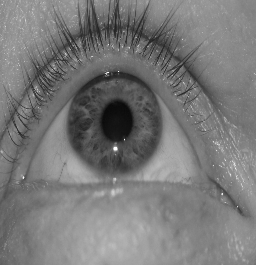
#> input picture CASIA_Iris_Image_Dataset/training/45.png, 256 x 265 px; its folder holds only this picture in this run
$ python main.py
#> lines starting #> are read from the running program, lines starting #| are printed output that depends on the picture; after the words box and inside, x2 and y2 are one past the last pixel; in counts of white or black regions, pixels touching at a corner belong together
### IrisLocalization.py

# coding: utf-8

import cv2
import numpy as np
import glob
import math
from scipy.spatial import distance
from sklearn.discriminant_analysis import LinearDiscriminantAnalysis as LDA
import matplotlib.pyplot as plt
import pandas as pd
from sklearn import metrics

def IrisLocalization(images):
    #convert image to a color image
    target = [cv2.cvtColor(img, cv2.COLOR_BGR2GRAY) for img in images]
    boundary=[] #initialize empty list that will eventually contain all the images with boundaries
    centers=[] #initialize empty list that will contain the centers of the boundary circles
    for img in target:

        draw_img=img

        # remove noise by blurring the image
        blur = cv2.bilateralFilter(img, 9,75,75)
        img=blur

        #estimate the center of pupil
        horizontalProjection = np.mean(img,0);
        verticalProjection = np.mean(img,1);
        center_x=horizontalProjection.argmin()
        center_y=verticalProjection.argmin()

        #recalculate of pupil by concentrating on a 120X120 area
        centrecrop_x = img[center_x-60:center_x+60]
        centrecrop_y = img[center_y-60:center_y+60]
        horizontalProjection = np.mean(centrecrop_y,0);
        verticalProjection = np.mean(centrecrop_x,0);
        crop_center_x=horizontalProjection.argmin()
        crop_center_y=verticalProjection.argmin()

        cimg=img.copy()
        cv2.circle(cimg,(crop_center_x,crop_center_y),1,(255,0,0),2)

        #apply Canny edge detector on the masked image
        maskimage = cv2.inRange(img, 0, 70)
        output = cv2.bitwise_and(img, maskimage)
        edged = cv2.Canny(output, 100, 220)

        # Apply Hough transform to find potential boundaries of pupil
        circles = cv2.HoughCircles(edged, cv2.HOUGH_GRADIENT, 10, 100)

        #define the center of the pupil
        a = (crop_center_x,crop_center_y)

        out = img.copy()
        min_dst=math.inf
        for i in circles[0]:
            #find the circle whose center is closest to the approx center found above
            b=(i[0],i[1])
            dst = distance.euclidean(a, b)
            if dst<min_dst:
                min_dst=dst
                k=i

        #draw the inner boundary
        cv2.circle(draw_img, (int(k[0]), int(k[1])), int(k[2]), (255, 0, 0), 3)

        pupil=circles[0][0]
        radius_pupil = int(k[2])

        #draw the outer boundary, which is approximately found to be at a distance 53 from the inner boundary
        cv2.circle(draw_img, (int(k[0]), int(k[1])), radius_pupil + 53, (255, 0, 0), 3)
        boundary.append(draw_img)
        centers.append([k[0],k[1],k[2]])
    return boundary,centers

### IrisNormalization.py

# coding: utf-8
import cv2
import numpy as np
import glob
import math
from scipy.spatial import distance
from sklearn.discriminant_analysis import LinearDiscriminantAnalysis as LDA
import matplotlib.pyplot as plt
import pandas as pd
from sklearn import metrics

def IrisNormalization(boundary,centers):
    target = [img for img in boundary]
    normalized=[]
    cent=0
    for img in target:
        #load pupil centers and radius of inner circles
        center_x = centers[cent][0]
        center_y = centers[cent][1]
        radius_pupil=int(centers[cent][2])

        iris_radius = 53 # width of space between inner and outer boundary

        #define equally spaced interval to iterate over
        nsamples = 360
        samples = np.linspace(0,2*np.pi, nsamples)[:-1]
        polar = np.zeros((iris_radius, nsamples))
        for r in range(iris_radius):
            for theta in samples:
                #get x and y for values on inner boundary
                x = (r+radius_pupil)*np.cos(theta)+center_x
                y = (r+radius_pupil)*np.sin(theta)+center_y
                x=int(x)
                y=int(y)
                try:
                #convert coordinates
                    polar[r][int((theta*nsamples)/(2*np.pi))] = img[y][x]
                except IndexError: #ignores values which lie out of bounds
                    pass
                continue
        res = cv2.resize(polar,(512,64))
        normalized.append(res)
        cent+=1
    return normalized #returns a list of 64x512 normalized images

### ImageEnhancement.py

# coding: utf-8

import cv2
import numpy as np
import glob
import math
from scipy.spatial import distance
from sklearn.discriminant_analysis import LinearDiscriminantAnalysis as LDA
import matplotlib.pyplot as plt
import pandas as pd
from sklearn import metrics

#Equalizes the histogram of the image
def ImageEnhancement(normalized):
    enhanced=[]
    for res in normalized:
        res = res.astype(np.uint8)
        im=cv2.equalizeHist(res)
        enhanced.append(im)
    return enhanced

### FeatureExtraction.py
import cv2
import numpy as np
import glob
import math
import scipy
from scipy.spatial import distance
from scipy import signal
from sklearn.discriminant_analysis import LinearDiscriminantAnalysis as LDA
import matplotlib.pyplot as plt
import pandas as pd
from sklearn import metrics


#modulating function as defined in paper
def m(x ,y, f):
    val = np.cos(2*np.pi*f*math.sqrt(x **2 + y**2))
    return val
#spatial filter as defined in paper
def gabor(x, y, dx, dy, f):
    gb = (1/(2*math.pi*dx*dy))*np.exp(-0.5*(x**2 / dx**2 + y**2 / dy**2)) * m(x, y, f)
    return gb

#function to calculate spatial filter over 8x8 blocks
def spatial(f,dx,dy):
    sfilter=np.zeros((8,8))
    for i in range(8):
        for j in range(8):
            sfilter[i,j]=gabor((-4+j),(-4+i),dx,dy,f)
    return sfilter

def get_vec(convolvedtrain1,convolvedtrain2):
    feature_vec=[]
    for i in range(6):
            for j in range(64):
                #Run 8 by 8 filtered block iteratively over the entire image
                start_height = i*8
                end_height = start_height+8
                start_wid = j*8
                end_wid = start_wid+8
                grid1 = convolvedtrain1[start_height:end_height, start_wid:end_wid]
                grid2 = convolvedtrain2[start_height:end_height, start_wid:end_wid]

                # Channel 1
                absolute = np.absolute(grid1)
                # mean
                mean = np.mean(absolute)
                feature_vec.append(mean)
                #deviation
                std = np.mean(np.absolute(absolute-mean))
                feature_vec.append(std)

                # Channel 2
                absolute = np.absolute(grid2)
                # mean
                mean = np.mean(absolute)
                feature_vec.append(mean)
                #deviation
                std = np.mean(np.absolute(absolute-mean))
                feature_vec.append(std)

    return feature_vec

def FeatureExtraction(enhanced):
    con1=[]
    con2=[]
    #get spatial filters
    filter1=spatial(0.67,3,1.5)
    filter2=spatial(0.67,4,1.5)

    feature_vector=[]

    for i in range(len(enhanced)):
        img=enhanced[i]
        #define a 48x512 region over which the filters are applied
        img_roi=img[:48,:]

        filtered1=scipy.signal.convolve2d(img_roi,filter1,mode='same')
        filtered2=scipy.signal.convolve2d(img_roi,filter2,mode='same')

        con1.append(filtered1)
        con2.append(filtered2)
        fv=get_vec(filtered1,filtered2)
        feature_vector.append(fv)
    return feature_vector #each feature vector has a dimension of 1536

### IrisMatching.py
# coding: utf-8

import cv2
import numpy as np
import glob
import math
from scipy.spatial import distance
from sklearn.discriminant_analysis import LinearDiscriminantAnalysis as LDA
import matplotlib.pyplot as plt
import pandas as pd
from sklearn import metrics

# Define the number of images per subject
number_of_images_per_subject = 3  # Adjust this based on your dataset

def dim_reduction(feature_vector_train, feature_vector_test, components):
    """TRAINING"""
    # Convert list of feature vectors to a NumPy array
    ft_train = np.array(
        feature_vector_train
    )  # Convert the training features to a NumPy array

    ft_test = np.array(
        feature_vector_test
    )  # Convert the testing features to a NumPy array if it's also a list

    # Create y_train with the correct number of labels
    y_train = np.array(
        [i // number_of_images_per_subject for i in range(len(ft_train))]
    )

    # Fit the LDA model on training data
    n_classes = len(np.unique(y_train))
    n_features = ft_train.shape[1]  # Now ft_train is a NumPy array

    # Check the number of components
    max_components = min(
        n_features, n_classes - 1
    )  # Adjust n_components based on available data
    sklearn_lda = LDA(n_components=max_components)  # Use the calculated max_components
    sklearn_lda.fit(ft_train, y_train)

    """TESTING"""
    # Transform the testing data
    red_train = sklearn_lda.transform(ft_train)
    red_test = sklearn_lda.transform(ft_test)

    return red_train, red_test


def IrisMatching(feature_vector_train,feature_vector_test,components,flag):

    #if flag is 1, we do not need to reduce dimesionality otherwise we call the dim_reduction function
    if flag==1:
        red_train=feature_vector_train
        red_test=feature_vector_test

    elif flag==0:
        red_train,red_test=dim_reduction(feature_vector_train,feature_vector_test,components)


    arr_f=red_test #test
    arr_fi=red_train #train

    index_L1=[]
    index_L2=[]
    index_cosine=[]
    min_cosine=[]

    #this loop iterates over each test image
    for i in range(0,len(arr_f)):
        L1=[]
        L2=[]
        Cosine=[]

        #this loop iterates over every training image - to be compared to each test image
        for j in range(0,len(arr_fi)):
            f=arr_f[i]
            fi=arr_fi[j]
            sumL1=0 #L1 distance
            sumL2=0 #L2 distance
            sumcos1=0
            sumcos2=0
            cosinedist=0 #cosine distance

            #calculate L1 and L2 using the formulas in the paper
            for l in range(0,len(f)):
                sumL1+=abs(f[l]-fi[l])
                sumL2+=math.pow((f[l]-fi[l]),2)


            #calculate sum of squares of all features for cosine distance
            for k in range(0,len(f)):
                sumcos1+=math.pow(f[k],2)
                sumcos2+=math.pow(fi[k],2)


            #calculate cosine distance using sumcos1 and sumcos2 calculated above
            cosinedist=1-((np.matmul(np.transpose(f),fi))/(math.pow(sumcos1,0.5)*math.pow(sumcos2,0.5)))

            L1.append(sumL1)
            L2.append(sumL2)
            Cosine.append(cosinedist)
        #get minimum values for L1 L2 and cosine distance for each test image and store their index
        index_L1.append(L1.index(min(L1)))
        index_L2.append(L2.index(min(L2)))
        index_cosine.append(Cosine.index(min(Cosine)))
        min_cosine.append(min(Cosine))

    match=0
    count=0

    #stores final matching - correct(1) or incorrect (0)
    match_L1=[]
    match_L2=[]
    match_cosine=[]
    match_cosine_ROC=[]

    #calculating matching of the test set according to the ROC thresholds
    thresh=[0.4,0.5,0.6]

    for x in range(0,len(thresh)):
        match_ROC=[]
        for y in range(0,len(min_cosine)):
            if min_cosine[y]<=thresh[x]:
                match_ROC.append(1)
            else:
                match_ROC.append(0)
        match_cosine_ROC.append(match_ROC)


    for k in range(0,len(index_L1)):
        '''count goes from 0 to 3 because we compare the indexes obtained for the first 4 images of the test data
        to the indexes of the first 3 images of
        the train data (for which match is incremented by 3 everytime count exceeds the value of 3)'''
        if count<4:
            count+=1
        else:
            match+=3
            count=1

        '''check if matching is done correctly (1) or not (0) for L1 L2 and cosine distance and accordingly update
        the arrays match_L1,match_L2,match_cosine'''
        if index_L1[k] in range(match,match+3):
                match_L1.append(1)
        else:
            match_L1.append(0)
        if index_L2[k] in range(match,match+3):
            match_L2.append(1)
        else:
            match_L2.append(0)
        if index_cosine[k] in range(match,match+3):
            match_cosine.append(1)
        else:
            match_cosine.append(0)
    #reuturns the matching arrays, and test calsses and predicted values to calculate ROC
    return match_L1,match_L2,match_cosine,match_cosine_ROC

### main.py
# coding: utf-8

import cv2
import glob
import matplotlib.pyplot as plt
import pandas as pd
from IrisLocalization import IrisLocalization
from IrisNormalization import IrisNormalization
from ImageEnhancement import ImageEnhancement
from FeatureExtraction import FeatureExtraction
from IrisMatching import IrisMatching
from PerformanceEvaluation import PerformanceEvaluation
import warnings

warnings.filterwarnings("ignore")

# Load training images
images_train = []
for img_path in sorted(glob.glob("CASIA_Iris_Image_Dataset/training/*.png")):
    img = cv2.imread(img_path)
#> img is the input picture: shape (265, 256, 3); min 9, max 255, mean 120.6
    if img is None:
        print(
            f"Warning: Could not load image {img_path}. It may be corrupted or in an unsupported format."
        )
    else:
        images_train.append(img)

# Load testing images
images_test = []
for img_path in sorted(glob.glob("CASIA_Iris_Image_Dataset/testing/*.png")):
    img = cv2.imread(img_path)
    if img is None:
        print(
            f"Warning: Could not load image {img_path}. It may be corrupted or in an unsupported format."
        )
    else:
        images_test.append(img)

print("Training images loaded:", len(images_train))
#| Training images loaded: 1
print("Testing images loaded:", len(images_test))


"""TRAINING"""

# running Localization, Normalization, Enhancement and Feature Extraction on all the training images
boundary_train, centers_train = IrisLocalization(images_train)
#> in IrisLocalization, `target = [cv2.cvtColor(img, cv2.COLOR_BGR2GRAY) for img in images]`: target = 1 item
#> the loop in IrisLocalization, `for img in target: ` made 1 pass
#> (center_x, center_y, crop_center_x, crop_center_y, pupil, radius_pupil) on pass 1: (118, 121, 120, 120, [115, 125, 41], 41)
#> pass 1, in IrisLocalization, `centrecrop_x = img[center_x-60:center_x+60]`:
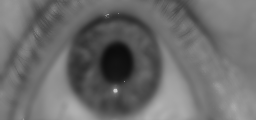
#> centrecrop_x: shape (120, 256); min 12, max 201, mean 107.9
#> after the loop in IrisLocalization, `for img in target:`: draw_img: shape (265, 256); min 9, max 255, mean 130.5
#> after the loop in IrisLocalization, `for img in target:`:
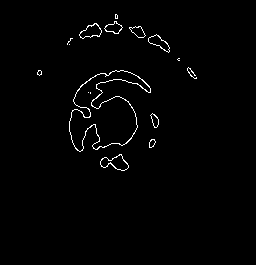
#> edged: shape (265, 256); 1.4% white in thin lines or dots, all inside (x1, y1, x2, y2) = (37, 14, 197, 171)
#> after the loop in IrisLocalization, `for img in target:`:
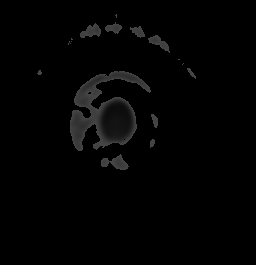
#> output: shape (265, 256); min 0, max 70, mean 3.2
#> after the loop in IrisLocalization, `for img in target:`: centers = [[115, 125, 41]]; k = [115, 125, 41]
#> boundary_train = 1 item; centers_train = [[115, 125, 41]]
normalized_train = IrisNormalization(boundary_train, centers_train)
#> in IrisNormalization, `target = [img for img in boundary]`: target = 1 item
#> the loop in IrisNormalization, `for img in target:` made 1 pass
#> (center_x, center_y, radius_pupil, iris_radius, nsamples, cent) on pass 1: (115, 125, 41, 53, 360, 1)
#> pass 1, in IrisNormalization, `res = cv2.resize(polar,(512,64))`:
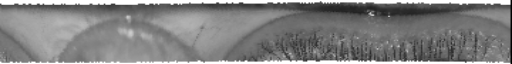
#> res: shape (64, 512) float64; min 0, max 255, mean 129.9
#> after the loop in IrisNormalization, `for img in target:`:
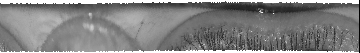
#> polar: shape (53, 360) float64; min 0, max 255, mean 129.9
#> after the loop in IrisNormalization, `for img in target:`: cent = 1; normalized = 1 item
#> normalized_train = 1 item
enhanced_train = ImageEnhancement(normalized_train)
#> the loop in ImageEnhancement, `for res in normalized:` made 1 pass
#> pass 1, in ImageEnhancement, `im=cv2.equalizeHist(res)`:
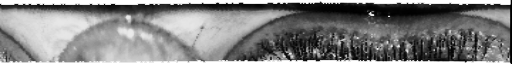
#> im: shape (64, 512); min 0, max 255, mean 129
#> enhanced_train = 1 item
feature_vector_train = FeatureExtraction(enhanced_train)
#> the loop in FeatureExtraction, `for i in range(len(enhanced)):` made 1 pass
#> pass 1, in FeatureExtraction, `filtered1=scipy.signal.convolve2d(img_roi,filter1,mode='same')`:
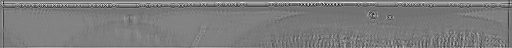
#> filtered1: shape (48, 512) float64; min -10.78, max 13.3, mean 0.967; drawn with min black and max white
#> feature_vector_train = 1 item
print("Training data processed.")


"""TESTING"""

# running Localization, Normalization, Enhancement and Feature Extraction on all the testing images
boundary_test, centers_test = IrisLocalization(images_test)
#> boundary_test = []; centers_test = []
normalized_test = IrisNormalization(boundary_test, centers_test)
#> normalized_test = []
enhanced_test = ImageEnhancement(normalized_test)
#> enhanced_test = []
feature_vector_test = FeatureExtraction(enhanced_test)
#> feature_vector_test = []
print("Testing data processed.")


# Initialize lists for CRR and matching results
crr_L1 = []
crr_L2 = []
crr_cosine = []
match_cosine = []
match_cosine_ROC = []

# Performing Matching and CRR scores for 10,40,60,80,90,107 number of dimensions in the reduced feature vector
components = [10, 40, 60, 80, 90, 107]

print("Begin Matching test data with the train data")
for comp in components:
    # Running matching for all the dimensions specified in "components"
    comp_match_L1, comp_match_L2, comp_match_cosine, comp_match_cosine_ROC = (
#> (the run stopped early here; a loop or call above may not have finished)

$ run again, on CASIA_Iris_Image_Dataset/training/49.png
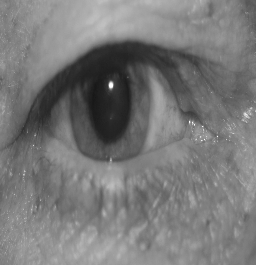
#> input picture CASIA_Iris_Image_Dataset/training/49.png, 256 x 265 px
#> img is the input picture: shape (265, 256, 3); min 22, max 255, mean 120.2
#| Training images loaded: 1
#> in IrisLocalization, `target = [cv2.cvtColor(img, cv2.COLOR_BGR2GRAY) for img in images]`: target = 1 item
#> the loop in IrisLocalization, `for img in target: ` made 1 pass
#> (center_x, center_y, crop_center_x, crop_center_y, pupil, radius_pupil) on pass 1: (126, 91, 103, 101, [145, 165, 126], 76)
#> after the loop in IrisLocalization, `for img in target:`:
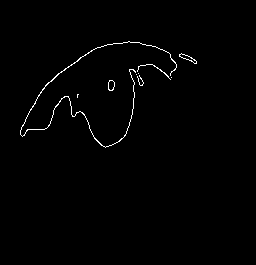
#> edged: shape (265, 256); 0.93% white in thin lines or dots, all inside (x1, y1, x2, y2) = (20, 41, 197, 148)
#> after the loop in IrisLocalization, `for img in target:`: centers = [[75, 35, 76]]; k = [75, 35, 76]
#> boundary_train = 1 item; centers_train = [[75, 35, 76]]
#> in IrisNormalization, `target = [img for img in boundary]`: target = 1 item
#> the loop in IrisNormalization, `for img in target:` made 1 pass
#> (center_x, center_y, radius_pupil, iris_radius, nsamples, cent) on pass 1: (75, 35, 76, 53, 360, 1)
#> after the loop in IrisNormalization, `for img in target:`: cent = 1; normalized = 1 item
#> the loop in ImageEnhancement, `for res in normalized:` made 1 pass
#> the loop in FeatureExtraction, `for i in range(len(enhanced)):` made 1 pass
#> pass 1, in FeatureExtraction, `filtered1=scipy.signal.convolve2d(img_roi,filter1,mode='same')`:
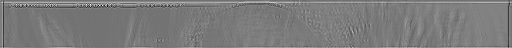
#> filtered1: shape (48, 512) float64; min -12.51, max 15.26, mean 0.951; drawn with min black and max white
#> boundary_test = []

$ run again, on CASIA_Iris_Image_Dataset/training/50.png
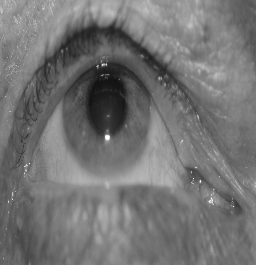
#> input picture CASIA_Iris_Image_Dataset/training/50.png, 256 x 265 px
#> img is the input picture: shape (265, 256, 3); min 17, max 254, mean 115.2
#| Training images loaded: 1
#> in IrisLocalization, `target = [cv2.cvtColor(img, cv2.COLOR_BGR2GRAY) for img in images]`: target = 1 item
#> the loop in IrisLocalization, `for img in target: ` made 1 pass
#> (center_x, center_y, crop_center_x, crop_center_y, pupil, radius_pupil) on pass 1: (92, 99, 95, 95, [105, 235, 174], 31)
#> after the loop in IrisLocalization, `for img in target:`:
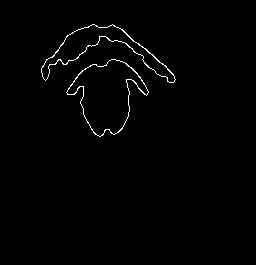
#> edged: shape (265, 256); 1.1% white in thin lines or dots, all inside (x1, y1, x2, y2) = (41, 24, 176, 137)
#> after the loop in IrisLocalization, `for img in target:`: centers = [[115, 95, 31]]; k = [115, 95, 31]
#> boundary_train = 1 item; centers_train = [[115, 95, 31]]
#> in IrisNormalization, `target = [img for img in boundary]`: target = 1 item
#> the loop in IrisNormalization, `for img in target:` made 1 pass
#> (center_x, center_y, radius_pupil, iris_radius, nsamples, cent) on pass 1: (115, 95, 31, 53, 360, 1)
#> after the loop in IrisNormalization, `for img in target:`: cent = 1; normalized = 1 item
#> the loop in ImageEnhancement, `for res in normalized:` made 1 pass
#> the loop in FeatureExtraction, `for i in range(len(enhanced)):` made 1 pass
#> pass 1, in FeatureExtraction, `filtered1=scipy.signal.convolve2d(img_roi,filter1,mode='same')`:
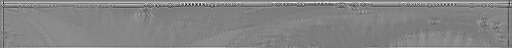
#> filtered1: shape (48, 512) float64; min -11.85, max 12.64, mean 0.881; drawn with min black and max white
#> boundary_test = []

$ run again, on CASIA_Iris_Image_Dataset/training/51.png
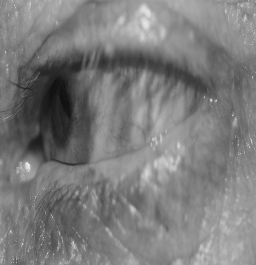
#> input picture CASIA_Iris_Image_Dataset/training/51.png, 256 x 265 px
#> img is the input picture: shape (265, 256, 3); min 15, max 237, mean 123.6
#| Training images loaded: 1
#> in IrisLocalization, `target = [cv2.cvtColor(img, cv2.COLOR_BGR2GRAY) for img in images]`: target = 1 item
#> the loop in IrisLocalization, `for img in target: ` made 1 pass
#> (center_x, center_y, crop_center_x, crop_center_y, pupil, radius_pupil) on pass 1: (54, 67, 65, 0, [115, 175, 119], 24)
#> after the loop in IrisLocalization, `for img in target:`: centers = [[55, 75, 24]]; k = [55, 75, 24]
#> boundary_train = 1 item; centers_train = [[55, 75, 24]]
#> in IrisNormalization, `target = [img for img in boundary]`: target = 1 item
#> the loop in IrisNormalization, `for img in target:` made 1 pass
#> (center_x, center_y, radius_pupil, iris_radius, nsamples, cent) on pass 1: (55, 75, 24, 53, 360, 1)
#> after the loop in IrisNormalization, `for img in target:`: cent = 1; normalized = 1 item
#> the loop in ImageEnhancement, `for res in normalized:` made 1 pass
#> the loop in FeatureExtraction, `for i in range(len(enhanced)):` made 1 pass
#> pass 1, in FeatureExtraction, `filtered1=scipy.signal.convolve2d(img_roi,filter1,mode='same')`:
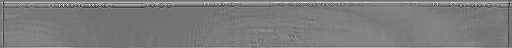
#> filtered1: shape (48, 512) float64; min -9.87, max 12.24, mean 0.926; drawn with min black and max white
#> boundary_test = []
